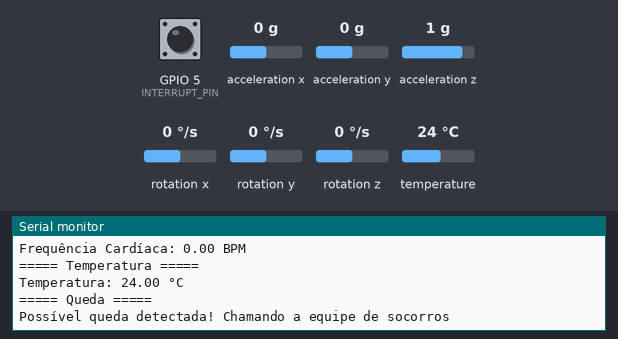
This sketch was run on a simulated ESP32. Shown: the last lines printed to the serial monitor. The test bench sets the inputs (shaded band); at power-on: temperature 24 °C, GPIO 5 (INTERRUPT_PIN) LOW, acceleration x 0 g, acceleration y 0 g, acceleration z 1 g, rotation x 0 °/s, rotation y 0 °/s, rotation z 0 °/s. Random numbers use the default seed unless the sketch sets one.

Above: at 5.8 s.
5.9 s: temperature set to 37.4 °C
At 11.2 s:
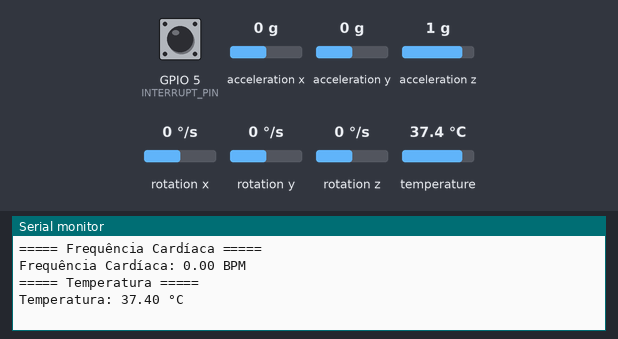
11.9 s: temperature set to 38.4 °C
At 15.7 s:
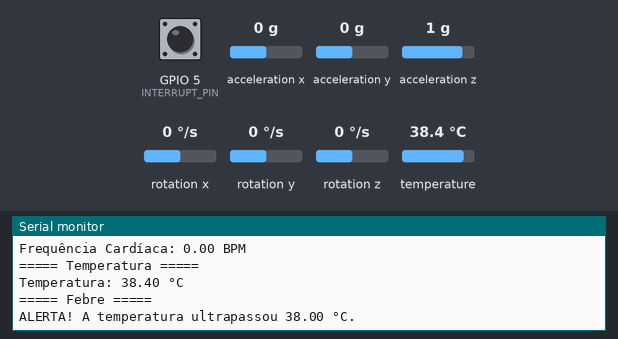
Timing chart, 0 to 17.2 s (numbered marks = the images above; inputs shaded):
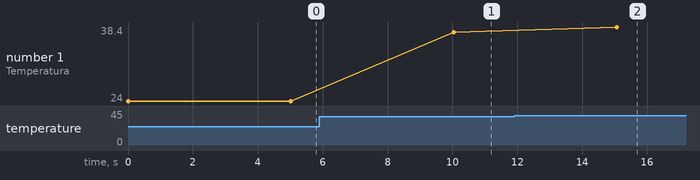

The sketch:

pulseira.ino
```cpp
#include <Adafruit_MPU6050.h>
#include <Adafruit_Sensor.h>
#include <Wire.h>

Adafruit_MPU6050 m_p_u;

#define PULSE_PER_BEAT    1           // Número de pulsos por batimento cardíaco
#define INTERRUPT_PIN     5           // Pino de interrupção
#define SAMPLING_INTERVAL 1000        // Intervalo de amostragem em milissegundos
#define TEMPERATURE_THRESHOLD 38.0    // Limiar de temperatura para o alerta em °C

volatile uint16_t pulse;              // Variável que será incrementada na interrupção
uint16_t count;                       // Variável para armazenar o valor atual de pulse

float heartRate;                      // Frequência cardíaca calculada a partir de count

portMUX_TYPE mux = portMUX_INITIALIZER_UNLOCKED;  // Mutex para garantir acesso seguro a pulse

void IRAM_ATTR HeartRateInterrupt() {
  portENTER_CRITICAL_ISR(&mux);  //Entra em uma seção crítica de interrupção
  pulse++;  //Incrementa a variável pulse de maneira segura
  portEXIT_CRITICAL_ISR(&mux);   //Sai da seção crítica de interrupção
}

void setup() {
  Serial.begin(115200);
  while (!Serial)
    delay(20);

  Serial.println("Inicializando o MPU6050...");

  Wire.begin(21, 23); // Inicializa a comunicação I2C com SDA na porta 21 e SCL na porta 23

  if (!m_p_u.begin()) {
    Serial.println("Falha ao iniciar o sensor MPU6050. Verifique a conexão e endereço do sensor.");
    while (1) {
      delay(20);
    }
  }

  Serial.println("MPU6050 inicializado com sucesso!");

  pinMode(INTERRUPT_PIN, INPUT);
  attachInterrupt(digitalPinToInterrupt(INTERRUPT_PIN), HeartRateInterrupt, RISING);  // Configura a interrupção no pino
}

void loop() {
  HeartRate();  //Chama a função principal

  sensors_event_t acc, gcc, temp;
  m_p_u.getEvent(&acc, &gcc, &temp);

  Serial.println("\n===== Frequência Cardíaca =====");
  Serial.println("Frequência Cardíaca: " + String(heartRate, 2) + " BPM");

  Serial.println("\n===== Temperatura =====");
  Serial.println("\nTemperatura: " + String(temp.temperature) + " °C");

  //Verifica possível queda com um limiar aleatório entre 1.0 e 10.0
  checkPossibleFall(acc, random(10) + 1);

  //Verifica se a temperatura ultrapassa 38°C
  checkTemperatureAlert(temp.temperature, TEMPERATURE_THRESHOLD);

  delay(5000);
}

void HeartRate() {
  static unsigned long startTime;
  if (millis() - startTime < SAMPLING_INTERVAL) return;   //Intervalo de mostragem
  startTime = millis();

  portENTER_CRITICAL(&mux);  //Entra em uma seção crítica
  count = pulse;  //Salva o valor atual de pulse e zera pulse
  pulse = 0;
  portEXIT_CRITICAL(&mux);   //Sai da seção crítica

  //Ajuste na fórmula para mapear a faixa de 0 Hz a 220 Hz para a frequência cardíaca em BPM
  heartRate = map(count, 0, 220, 0, 220);  //Mapeia a contagem para a faixa desejada

  //Verifica se a frequência cardíaca atingiu 0
  if (heartRate == 0) {
    //Alerta de frequência cardíaca zero
    Serial.println("\n===== Alerta de Frequência Cardíaca =====");
    Serial.println("ALERTA! Frequência cardíaca atingiu 0 BPM. Chamando a equipe de socorros.");
  }
}

void checkPossibleFall(sensors_event_t accel, float fallThreshold) {
  //Calcula a magnitude da aceleração
  float magnitude = sqrt(accel.acceleration.x * accel.acceleration.x +
                         accel.acceleration.y * accel.acceleration.y +
                         accel.acceleration.z * accel.acceleration.z);

  //Se a magnitude da aceleração estiver abaixo do limiar, considere como uma possível queda
  if (magnitude < fallThreshold) {
    //Código para alerta ou chamada de socorro
    Serial.println("\n===== Queda =====");
    Serial.println("Possível queda detectada! Chamando a equipe de socorros");
  }
}

void checkTemperatureAlert(float temperature, float tempThreshold) {
  //Verifica se a temperatura ultrapassa 38°C
  if (temperature > tempThreshold) {
    //Alerta de febre
    Serial.println("\n===== Febre =====");
    Serial.println("ALERTA! A temperatura ultrapassou " + String(tempThreshold) + " °C.");
  }
}
```

Measured:
- the behaviour switches between 38 and 38.1 °C on temperature (found by bisection; images 1 and 2)
- after the input at 5.9 s, the serial monitor: prints a new line after 4.1 s (image 1)
- after the input at 11.9 s, the serial monitor: prints a new line after 3.2 s (image 2)
- plotted number 1: 24 → 37.4 after the input at 5.9 s, 37.4 → 38.4 after the input at 11.9 s
